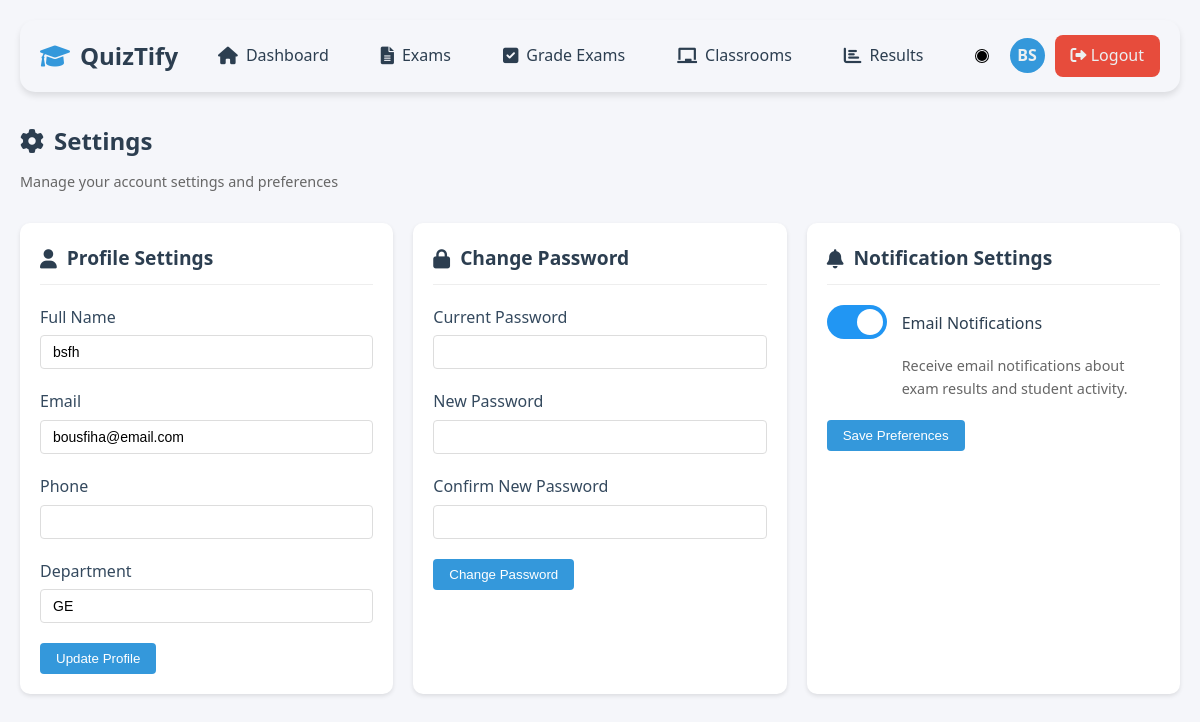
The page /teacher/settings.php (signed in) on the database its author committed.
### tables this page shows
CREATE TABLE `users` (
  `id` int(11) NOT NULL,
  `username` varchar(50) NOT NULL,
  `password` varchar(255) NOT NULL,
  `email` varchar(100) NOT NULL,
  `role` enum('admin','teacher','student') NOT NULL DEFAULT 'student',
  `department` varchar(100) DEFAULT NULL,
  `status` enum('active','inactive') NOT NULL DEFAULT 'active',
  `full_name` varchar(100) NOT NULL,
  `created_at` timestamp NOT NULL DEFAULT current_timestamp(),
  `last_login` timestamp NULL DEFAULT NULL,
  `classroom_id` int(11) DEFAULT NULL,
  `is_approved` tinyint(1) DEFAULT 0
);

### teacher/settings.php (the view, shortened to what this page needs)
<?php
require_once '../includes/functions.php';
$conn = getDBConnection();
$userId = $_SESSION['user_id'];
try {
    $stmt = $conn->prepare("
        SELECT u.*, up.email_notifications
        FROM users u
        LEFT JOIN user_preferences up ON u.id = up.user_id
        WHERE u.id = ?
    ");
    $stmt->execute([$userId]);
    $user = $stmt->fetch(PDO::FETCH_ASSOC);
    if ($user['email_notifications'] === null) {
        $user['email_notifications'] = 1;
    }
} catch (PDOException $e) {
    error_log("Error fetching user data: " . $e->getMessage());
    setFlashMessage('error', 'Failed to load user data.');
}
?>
<!DOCTYPE html>
<html lang="en">
<head>
    <link rel="stylesheet" href="https://cdnjs.cloudflare.com/ajax/libs/font-awesome/6.0.0/css/all.min.css">
</head>
<body>
    <div class="container">
        <?php include '../includes/teacher-nav.php'; ?>
        <div class="settings-header">
            <h1><i class="fas fa-cog"></i> Settings</h1>
            <p>Manage your account settings and preferences</p>
        </div>
        <div class="settings-grid">
            <div class="settings-card">
                <div class="card-header">
                    <h2><i class="fas fa-user"></i> Profile Settings</h2>
                </div>
                <form method="POST">
                    <div class="form-group">
                        <label for="full_name">Full Name</label>
                        <input type="text" id="full_name" name="full_name" class="form-control"
                               value="<?php echo htmlspecialchars($user['full_name']); ?>" required>
                    </div>
                    <div class="form-group">
                        <label for="email">Email</label>
                        <input type="email" id="email" name="email" class="form-control"
                               value="<?php echo htmlspecialchars($user['email']); ?>" required>
                    </div>
                    <div class="form-group">
                        <label for="phone">Phone</label>
                        <input type="tel" id="phone" name="phone" class="form-control"
                               value="<?php echo htmlspecialchars($user['phone'] ?? ''); ?>">
                    </div>
                    <div class="form-group">
                        <label for="department">Department</label>
                        <input type="text" id="department" name="department" class="form-control"
                               value="<?php echo htmlspecialchars($user['department'] ?? ''); ?>">
                    </div>
                    <button type="submit" name="update_profile" class="btn btn-primary">
                        Update Profile
                    </button>
                </form>
            </div>
            <div class="settings-card">
                <div class="card-header">
                    <h2><i class="fas fa-lock"></i> Change Password</h2>
                </div>
                <form method="POST">
                    <div class="form-group">
                        <label for="current_password">Current Password</label>
                        <input type="password" id="current_password" name="current_password"
                               class="form-control" required>
                    </div>
                    <div class="form-group">
                        <label for="new_password">New Password</label>
                        <input type="password" id="new_password" name="new_password"
                               class="form-control" required>
                    </div>
                    <div class="form-group">
                        <label for="confirm_password">Confirm New Password</label>
                        <input type="password" id="confirm_password" name="confirm_password"
                               class="form-control" required>
                    </div>
                    <button type="submit" name="change_password" class="btn btn-primary">
                        Change Password
                    </button>
                </form>
            </div>
            <div class="settings-card">
                <div class="card-header">
                    <h2><i class="fas fa-bell"></i> Notification Settings</h2>
                </div>
                <form method="POST">
                    <div class="form-group">
                        <div class="notification-option">
                            <label class="switch">
                                <span class="slider"></span>
                            </label>
                            <span class="notification-label">Email Notifications</span>
                        </div>
                        <p class="notification-description">
                            Receive email notifications about exam results and student activity.
                        </p>
                    </div>
                    <button type="submit" name="update_notifications" class="btn btn-primary">
                        Save Preferences
                    </button>
                </form>
            </div>
        </div>
    </div>
</body>
</html>

### teacher/settings.php (style rules this page uses)
* { margin: 0; padding: 0; box-sizing: border-box; }
body { font-family: 'Segoe UI', Tahoma, Geneva, Verdana, sans-serif; line-height: 1.6; background-color: #f5f6fa; color: #2c3e50; }
.container { max-width: 1200px; margin: 0 auto; padding: 20px; }
.settings-grid { display: grid; grid-template-columns: repeat(auto-fit, minmax(300px, 1fr)); gap: 20px; margin-top: 20px; }
.settings-card { background: white; border-radius: 10px; padding: 20px; box-shadow: 0 2px 4px rgba(0,0,0,0.1); }
.card-header { margin-bottom: 20px; padding-bottom: 10px; border-bottom: 1px solid #eee; }
.card-header h2 { color: #2c3e50; font-size: 1.2rem; display: flex; align-items: center; gap: 10px; }
.form-group { margin-bottom: 20px; }
.form-group label { display: block; margin-bottom: 5px; color: #34495e; font-weight: 500; }
.form-control { width: 100%; padding: 8px 12px; border: 1px solid #ddd; border-radius: 4px; font-size: 14px; transition: border-color 0.3s ease; }
.btn { padding: 8px 16px; border: none; border-radius: 4px; cursor: pointer; font-weight: 500; transition: all 0.3s ease; }
.btn-primary { background: #3498db; color: white; }
.switch { position: relative; display: inline-block; width: 60px; height: 34px; }
.slider { position: absolute; cursor: pointer; top: 0; left: 0; right: 0; bottom: 0; background-color: #ccc; transition: .4s; border-radius: 34px; }
.slider:before { position: absolute; content: ""; height: 26px; width: 26px; left: 4px; bottom: 4px; background-color: white; transition: .4s; border-radius: 50%; }
input:checked + .slider { background-color: #2196F3; }
input:checked + .slider:before { transform: translateX(26px); }
.notification-option { display: flex; align-items: center; gap: 15px; margin-bottom: 10px; }
.notification-label { font-weight: 500; color: #2c3e50; }
.notification-description { color: #666; font-size: 0.9rem; margin-left: 75px; margin-top: 5px; }
.settings-header { margin-bottom: 30px; }
.settings-header h1 { font-size: 24px; color: #2c3e50; margin-bottom: 10px; display: flex; align-items: center; gap: 10px; }
.settings-header p { color: #666; font-size: 0.9rem; }

### includes/teacher-nav.php (style rules this page uses)
:root { --primary-color: #2c3e50; --secondary-color: #3498db; --success-color: #2ecc71; --danger-color: #e74c3c; --warning-color: #f1c40f; --light-color: #ecf0f1; --dark-color: #2c3e50; --background-color: #f5f6fa; --text-color: #2c3e50; }

### rows shown on the page
users: full_name "bsfh", email "bousfiha@email.com", department "GE"

### other values the page prints
$userInitials "BS"
